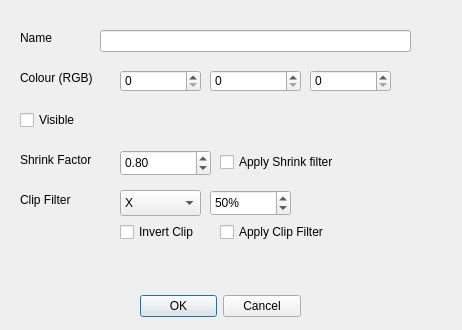
<?xml version="1.0" encoding="UTF-8"?>
<ui version="4.0">
 <class>PartPropertiesDialog</class>
 <widget class="QDialog" name="PartPropertiesDialog">
  <property name="geometry">
   <rect>
    <x>0</x>
    <y>0</y>
    <width>462</width>
    <height>330</height>
   </rect>
  </property>
  <property name="windowTitle">
   <string>Dialog</string>
  </property>
  <widget class="QDialogButtonBox" name="buttonBox">
   <property name="geometry">
    <rect>
     <x>140</x>
     <y>290</y>
     <width>161</width>
     <height>32</height>
    </rect>
   </property>
   <property name="orientation">
    <enum>Qt::Orientation::Horizontal</enum>
   </property>
   <property name="standardButtons">
    <set>QDialogButtonBox::StandardButton::Cancel|QDialogButtonBox::StandardButton::Ok</set>
   </property>
  </widget>
  <widget class="QLabel" name="label">
   <property name="geometry">
    <rect>
     <x>20</x>
     <y>30</y>
     <width>49</width>
     <height>16</height>
    </rect>
   </property>
   <property name="text">
    <string>Name</string>
   </property>
  </widget>
  <widget class="QLineEdit" name="nameLineEdit">
   <property name="geometry">
    <rect>
     <x>100</x>
     <y>30</y>
     <width>311</width>
     <height>22</height>
    </rect>
   </property>
  </widget>
  <widget class="QLabel" name="label_2">
   <property name="geometry">
    <rect>
     <x>20</x>
     <y>70</y>
     <width>91</width>
     <height>16</height>
    </rect>
   </property>
   <property name="text">
    <string>Colour (RGB)</string>
   </property>
  </widget>
  <widget class="QSpinBox" name="redSpinBox">
   <property name="geometry">
    <rect>
     <x>120</x>
     <y>70</y>
     <width>81</width>
     <height>22</height>
    </rect>
   </property>
   <property name="maximum">
    <number>255</number>
   </property>
  </widget>
  <widget class="QSpinBox" name="greenSpinBox">
   <property name="geometry">
    <rect>
     <x>210</x>
     <y>70</y>
     <width>91</width>
     <height>22</height>
    </rect>
   </property>
   <property name="maximum">
    <number>255</number>
   </property>
  </widget>
  <widget class="QSpinBox" name="blueSpinBox">
   <property name="geometry">
    <rect>
     <x>310</x>
     <y>70</y>
     <width>81</width>
     <height>22</height>
    </rect>
   </property>
   <property name="maximum">
    <number>255</number>
   </property>
  </widget>
  <widget class="QCheckBox" name="visibleCheckBox">
   <property name="geometry">
    <rect>
     <x>20</x>
     <y>110</y>
     <width>76</width>
     <height>20</height>
    </rect>
   </property>
   <property name="text">
    <string>Visible</string>
   </property>
   <property name="checked">
    <bool>false</bool>
   </property>
  </widget>
  <widget class="QLabel" name="label_3">
   <property name="geometry">
    <rect>
     <x>20</x>
     <y>150</y>
     <width>91</width>
     <height>20</height>
    </rect>
   </property>
   <property name="text">
    <string>Shrink Factor</string>
   </property>
  </widget>
  <widget class="QDoubleSpinBox" name="shrinkFactorSpinBox">
   <property name="geometry">
    <rect>
     <x>120</x>
     <y>150</y>
     <width>91</width>
     <height>26</height>
    </rect>
   </property>
   <property name="minimum">
    <double>0.100000000000000</double>
   </property>
   <property name="maximum">
    <double>1.000000000000000</double>
   </property>
   <property name="singleStep">
    <double>0.050000000000000</double>
   </property>
   <property name="value">
    <double>0.800000000000000</double>
   </property>
  </widget>
  <widget class="QCheckBox" name="shrinkCheckBox">
   <property name="geometry">
    <rect>
     <x>220</x>
     <y>150</y>
     <width>181</width>
     <height>24</height>
    </rect>
   </property>
   <property name="text">
    <string>Apply Shrink filter</string>
   </property>
  </widget>
  <widget class="QLabel" name="label_4">
   <property name="geometry">
    <rect>
     <x>20</x>
     <y>190</y>
     <width>81</width>
     <height>20</height>
    </rect>
   </property>
   <property name="text">
    <string>Clip Filter</string>
   </property>
  </widget>
  <widget class="QCheckBox" name="clipCheckBox">
   <property name="geometry">
    <rect>
     <x>220</x>
     <y>220</y>
     <width>161</width>
     <height>24</height>
    </rect>
   </property>
   <property name="text">
    <string>Apply Clip Filter</string>
   </property>
  </widget>
  <widget class="QComboBox" name="clipAxisComboBox">
   <property name="geometry">
    <rect>
     <x>120</x>
     <y>190</y>
     <width>81</width>
     <height>26</height>
    </rect>
   </property>
   <item>
    <property name="text">
     <string>X</string>
    </property>
   </item>
   <item>
    <property name="text">
     <string>Y</string>
    </property>
   </item>
   <item>
    <property name="text">
     <string>Z</string>
    </property>
   </item>
  </widget>
  <widget class="QSpinBox" name="clipValueSpinBox">
   <property name="geometry">
    <rect>
     <x>210</x>
     <y>190</y>
     <width>81</width>
     <height>26</height>
    </rect>
   </property>
   <property name="suffix">
    <string>%</string>
   </property>
   <property name="minimum">
    <number>0</number>
   </property>
   <property name="maximum">
    <number>100</number>
   </property>
   <property name="singleStep">
    <number>5</number>
   </property>
   <property name="value">
    <number>50</number>
   </property>
  </widget>
  <widget class="QCheckBox" name="clipInvertCheckBox">
   <property name="geometry">
    <rect>
     <x>120</x>
     <y>220</y>
     <width>91</width>
     <height>24</height>
    </rect>
   </property>
   <property name="text">
    <string>Invert Clip</string>
   </property>
  </widget>
 </widget>
 <resources/>
 <connections>
  <connection>
   <sender>buttonBox</sender>
   <signal>accepted()</signal>
   <receiver>PartPropertiesDialog</receiver>
   <slot>accept()</slot>
   <hints>
    <hint type="sourcelabel">
     <x>248</x>
     <y>254</y>
    </hint>
    <hint type="destinationlabel">
     <x>157</x>
     <y>274</y>
    </hint>
   </hints>
  </connection>
  <connection>
   <sender>buttonBox</sender>
   <signal>rejected()</signal>
   <receiver>PartPropertiesDialog</receiver>
   <slot>reject()</slot>
   <hints>
    <hint type="sourcelabel">
     <x>316</x>
     <y>260</y>
    </hint>
    <hint type="destinationlabel">
     <x>286</x>
     <y>274</y>
    </hint>
   </hints>
  </connection>
 </connections>
</ui>
